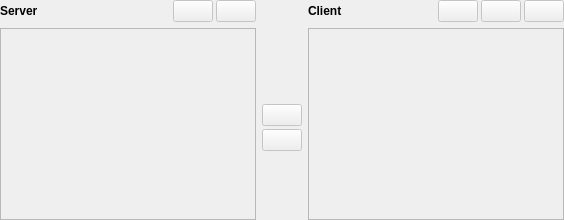
         <widget class="QWidget" name="widget" native="true">
          <layout class="QGridLayout" name="gridLayout_x">
           <property name="margin">
            <number>0</number>
           </property>
           <property name="spacing">
            <number>6</number>
           </property>
           <item row="0" column="0">
            <layout class="QGridLayout" name="treesLayout">
             <item row="0" column="0">
              <layout class="QHBoxLayout" name="horizontalLayout">
               <property name="spacing">
                <number>3</number>
               </property>
               <item>
                <widget class="QLabel" name="label">
                 <property name="text">
                  <string>&lt;b&gt;Server&lt;/b&gt;</string>
                 </property>
                </widget>
               </item>
               <item>
                <spacer name="horizontalSpacer_3">
                 <property name="orientation">
                  <enum>Qt::Horizontal</enum>
                 </property>
                 <property name="sizeHint" stdset="0">
                  <size>
                   <width>40</width>
                   <height>20</height>
                  </size>
                 </property>
                </spacer>
               </item>
               <item>
                <widget class="QPushButton" name="m_RefreshButton">
                 <property name="enabled">
                  <bool>false</bool>
                 </property>
                 <property name="toolTip">
                  <string>Refresh List</string>
                 </property>
                 <property name="text">
                  <string/>
                 </property>
                 <property name="icon">
                  <iconset resource="../MIDASDesktopIcons.qrc">
                   <normaloff>:/icons/refresh.png</normaloff>:/icons/refresh.png</iconset>
                 </property>
                </widget>
               </item>
               <item>
                <widget class="QPushButton" name="m_ShowNewResourcesButton">
                 <property name="enabled">
                  <bool>false</bool>
                 </property>
                 <property name="toolTip">
                  <string>Show new resources</string>
                 </property>
                 <property name="text">
                  <string/>
                 </property>
                 <property name="icon">
                  <iconset resource="../MIDASDesktopIcons.qrc">
                   <normaloff>:/icons/document_add.png</normaloff>:/icons/document_add.png</iconset>
                 </property>
                </widget>
               </item>
              </layout>
             </item>
             <item row="0" column="2">
              <layout class="QHBoxLayout" name="horizontalLayout_2">
               <property name="spacing">
                <number>3</number>
               </property>
               <item>
                <widget class="QLabel" name="label_2">
                 <property name="text">
                  <string>&lt;b&gt;Client&lt;/b&gt;</string>
                 </property>
                </widget>
               </item>
               <item>
                <spacer name="horizontalSpacer_4">
                 <property name="orientation">
                  <enum>Qt::Horizontal</enum>
                 </property>
                 <property name="sizeHint" stdset="0">
                  <size>
                   <width>40</width>
                   <height>20</height>
                  </size>
                 </property>
                </spacer>
               </item>
               <item>
                <widget class="QPushButton" name="m_RefreshClientButton">
                 <property name="enabled">
                  <bool>false</bool>
                 </property>
                 <property name="toolTip">
                  <string>Refresh List</string>
                 </property>
                 <property name="text">
                  <string/>
                 </property>
                 <property name="icon">
                  <iconset resource="../MIDASDesktopIcons.qrc">
                   <normaloff>:/icons/refresh.png</normaloff>:/icons/refresh.png</iconset>
                 </property>
                </widget>
               </item>
               <item>
                <widget class="QPushButton" name="m_ClientExpandAllButton">
                 <property name="enabled">
                  <bool>false</bool>
                 </property>
                 <property name="toolTip">
                  <string>Expand All</string>
                 </property>
                 <property name="text">
                  <string/>
                 </property>
                 <property name="icon">
                  <iconset resource="../MIDASDesktopIcons.qrc">
                   <normaloff>:/icons/plus.png</normaloff>:/icons/plus.png</iconset>
                 </property>
                </widget>
               </item>
               <item>
                <widget class="QPushButton" name="m_ClientCollapseAllButton">
                 <property name="enabled">
                  <bool>false</bool>
                 </property>
                 <property name="sizePolicy">
                  <sizepolicy hsizetype="Minimum" vsizetype="Fixed">
                   <horstretch>0</horstretch>
                   <verstretch>0</verstretch>
                  </sizepolicy>
                 </property>
                 <property name="baseSize">
                  <size>
                   <width>0</width>
                   <height>0</height>
                  </size>
                 </property>
                 <property name="toolTip">
                  <string>Collapse All</string>
                 </property>
                 <property name="text">
                  <string/>
                 </property>
                 <property name="icon">
                  <iconset resource="../MIDASDesktopIcons.qrc">
                   <normaloff>:/icons/minus.png</normaloff>:/icons/minus.png</iconset>
                 </property>
                 <property name="autoExclusive">
                  <bool>false</bool>
                 </property>
                </widget>
               </item>
              </layout>
             </item>
             <item row="2" column="1">
              <layout class="QVBoxLayout" name="verticalLayout_4">
               <property name="spacing">
                <number>3</number>
               </property>
               <item>
                <spacer name="verticalSpacer_3">
                 <property name="orientation">
                  <enum>Qt::Vertical</enum>
                 </property>
                 <property name="sizeHint" stdset="0">
                  <size>
                   <width>20</width>
                   <height>40</height>
                  </size>
                 </property>
                </spacer>
               </item>
               <item>
                <widget class="QPushButton" name="m_PullButton">
                 <property name="enabled">
                  <bool>false</bool>
                 </property>
                 <property name="toolTip">
                  <string>Pull Resources</string>
                 </property>
                 <property name="text">
                  <string/>
                 </property>
                 <property name="icon">
                  <iconset resource="../MIDASDesktopIcons.qrc">
                   <normaloff>:/icons/nav_right_green.png</normaloff>:/icons/nav_right_green.png</iconset>
                 </property>
                </widget>
               </item>
               <item>
                <widget class="QPushButton" name="m_PushButton">
                 <property name="enabled">
                  <bool>false</bool>
                 </property>
                 <property name="toolTip">
                  <string>Push Resources</string>
                 </property>
                 <property name="text">
                  <string/>
                 </property>
                 <property name="icon">
                  <iconset resource="../MIDASDesktopIcons.qrc">
                   <normaloff>:/icons/nav_left_green.png</normaloff>:/icons/nav_left_green.png</iconset>
                 </property>
                </widget>
               </item>
               <item>
                <spacer name="verticalSpacer_4">
                 <property name="orientation">
                  <enum>Qt::Vertical</enum>
                 </property>
                 <property name="sizeHint" stdset="0">
                  <size>
                   <width>20</width>
                   <height>40</height>
                  </size>
                 </property>
                </spacer>
               </item>
              </layout>
             </item>
             <item row="1" column="0" rowspan="2">
              <widget class="QWidget" name="m_ServerTreeViewContainer" native="true">
               <layout class="QVBoxLayout" name="verticalLayout_3">
                <property name="margin">
                 <number>0</number>
                </property>
                <item>
                 <widget class="QTreeView" name="m_TreeViewServerPlaceholder">
                  <property name="enabled">
                   <bool>false</bool>
                  </property>
                  <property name="sizePolicy">
                   <sizepolicy hsizetype="Minimum" vsizetype="Expanding">
                    <horstretch>0</horstretch>
                    <verstretch>0</verstretch>
                   </sizepolicy>
                  </property>
                  <property name="acceptDrops">
                   <bool>true</bool>
                  </property>
                 </widget>
                </item>
               </layout>
              </widget>
             </item>
             <item row="1" column="2" rowspan="2">
              <widget class="QWidget" name="m_ClientTreeViewContainer" native="true">
               <layout class="QVBoxLayout" name="verticalLayout_5">
                <property name="margin">
                 <number>0</number>
                </property>
                <item>
                 <widget class="QTreeView" name="m_TreeViewClientPlaceholder">
                  <property name="enabled">
                   <bool>false</bool>
                  </property>
                  <property name="sizePolicy">
                   <sizepolicy hsizetype="Minimum" vsizetype="Expanding">
                    <horstretch>0</horstretch>
                    <verstretch>0</verstretch>
                   </sizepolicy>
                  </property>
                  <property name="acceptDrops">
                   <bool>true</bool>
                  </property>
                 </widget>
                </item>
               </layout>
              </widget>
             </item>
            </layout>
           </item>
          </layout>
         </widget>
